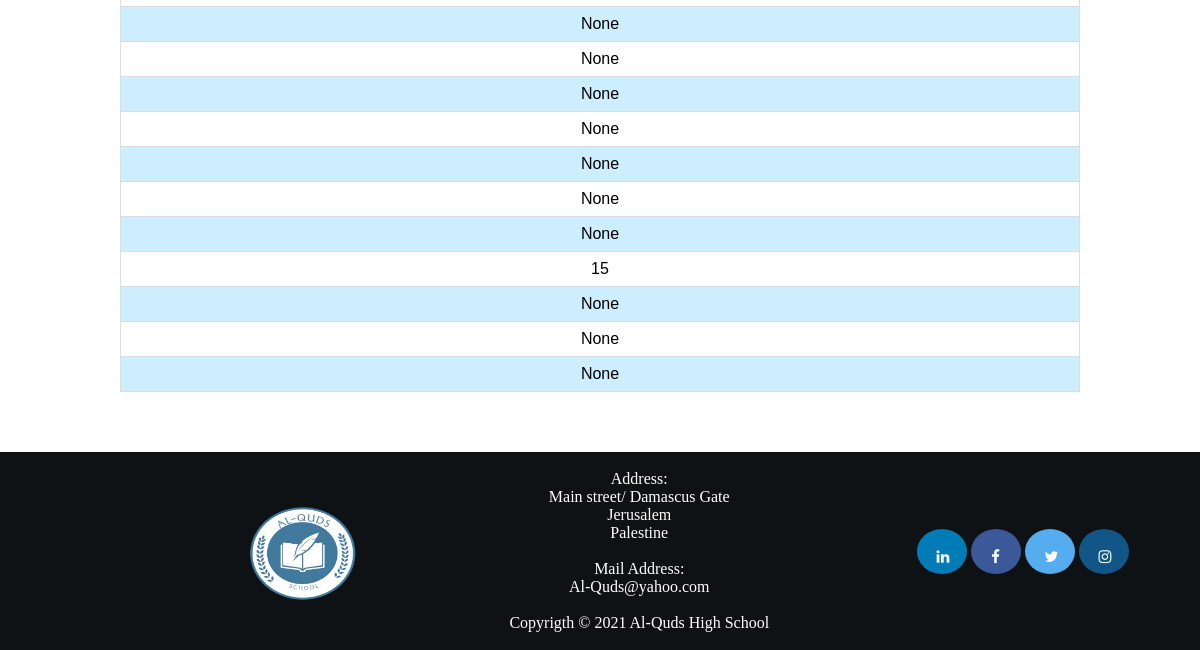
The app's page /grade/ (lower part), older data.
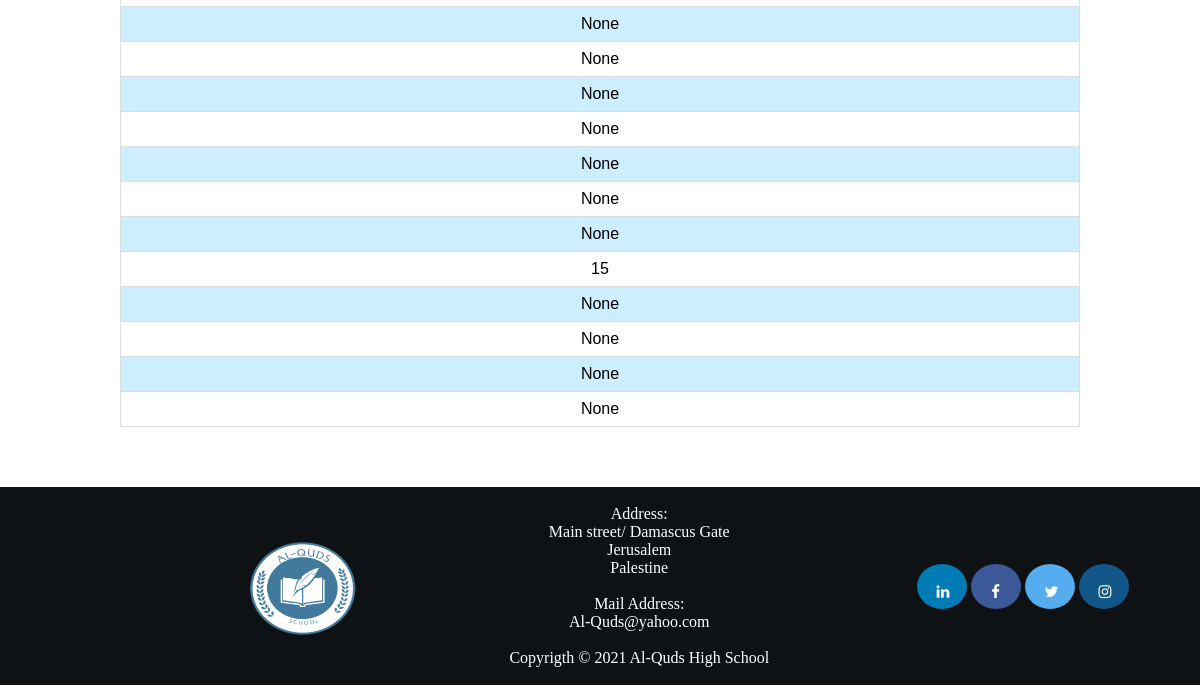
The same page, newer data.
### SchoolApp/models.py (models this page shows, shortened)
class Grade (models.Model):
    gradeName = models.CharField(max_length=30,null=True)

### SchoolApp/views.py (the view)
# urls.py: path('grade/',views.grade, name='grade'),
def grade (request):
    grds = Grade.objects.all()
    return  render(request,'grade.html',{'grds':grds})

### templates/grade.html (shortened to what this page needs)
{%extends 'basis.html'%}
{% block content %}
<table>
    {% for grd in grds %}
  <tr>
    <td>{{grd.gradeName}}</td>
  </tr>
    {% endfor %}
</table>
{% endblock content %}

Row changes from the older to the newer data that the page shows:
added Grade: gradeName "None"
